Frame 1 (no input): blank canvas, image omitted
Frame 60 (no input): blank canvas, image omitted
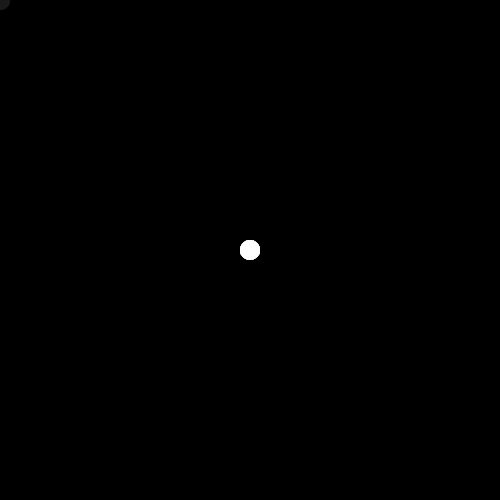
Frame 120 (the mouse pressed at the canvas centre since frame 60)

The p5.js sketch whose frames 1 and 60 were blank and that drew this single picture after the mouse press (run headless with seeded random() and noise() and a simulated clock; from frame 60 on, the mouse is pressed at the canvas centre):

// p5.js sketch
// ── sketch.js
// --------------------------------------------
function setup()
{
  	createCanvas(500, 500);
  	background(0);
}

// --------------------------------------------
function draw()
{
	fill(0,10);
	rect(0,0,width,height);
	noStroke();
	fill(255,255,255,255);
	ellipse(mouseX,mouseY,20,20);
}

// --------------------------------------------
function onMessage(data)
{
	// do something with data received
}
